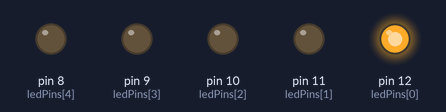
Bench run of a sketch on a simulated Arduino Uno, built with avr-gcc and run on an emulated ATmega328P. Shown: output pins drawn as LEDs (lit = HIGH).

Above: at 0.8 s.
At 3.4 s:
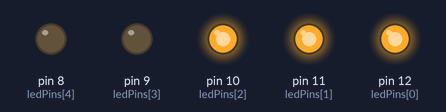
At 5.7 s:
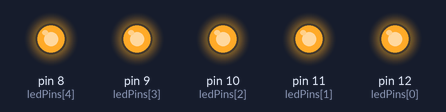
At 7.1 s:
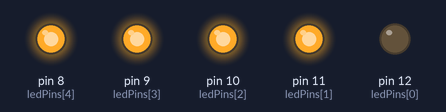
At 9.7 s:
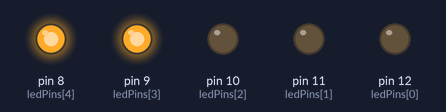
At 14.7 s:
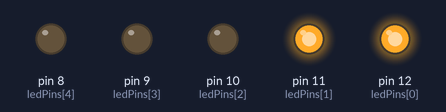
Timing chart, 0 to 16.4 s (numbered marks = the images above):
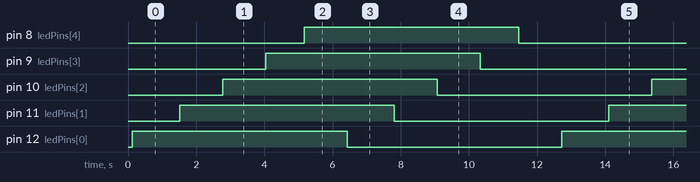

The sketch:

LabActivity2_IoT.ino
```cpp
int ledPins[] = {12, 11, 10, 9, 8};

void setup() {
  int i=0;
  while(i<5){
    pinMode(ledPins[i], OUTPUT);
  	i++;
  }
}

void loop() {
  int i=0;
  while(i<5) {
    int power = 0;
    while(power<=255){
      analogWrite(ledPins[i], power);
      delay(1);
      power++;
    }
    delay(1000);
    i++;
  }
  int j=i-5;
  while(j<5){
    int power = 255;
    while(power>=0){
      analogWrite(ledPins[j], power);
      delay(1);
      power--;
    }
    delay(1000);
    j++;
  }

}
```

Measured:
- by itself, pin 8 (ledPins[4]), pin 9 (ledPins[3]), pin 10 (ledPins[2]), pin 11 (ledPins[1]), pin 12 (ledPins[0]): alternates HIGH for 6.3 s and LOW for 6.3 s
